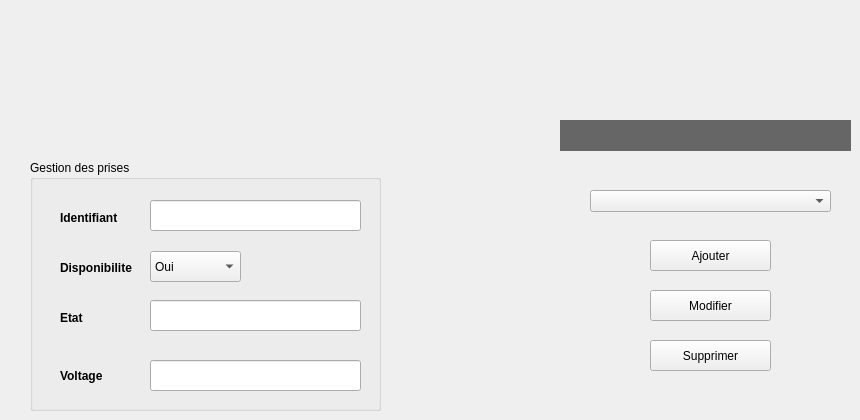
      <widget class="QWidget" name="Reservation_3">
       <attribute name="title">
        <string>PRISES</string>
       </attribute>
       <widget class="QGroupBox" name="GestionPrises_2">
        <property name="geometry">
         <rect>
          <x>30</x>
          <y>160</y>
          <width>351</width>
          <height>251</height>
         </rect>
        </property>
        <property name="title">
         <string>Gestion des prises</string>
        </property>
        <widget class="QLabel" name="label_dispo">
         <property name="geometry">
          <rect>
           <x>30</x>
           <y>100</y>
           <width>101</width>
           <height>16</height>
          </rect>
         </property>
         <property name="font">
          <font>
           <weight>75</weight>
           <bold>true</bold>
          </font>
         </property>
         <property name="text">
          <string>Disponibilite</string>
         </property>
        </widget>
        <widget class="QLabel" name="label_id">
         <property name="geometry">
          <rect>
           <x>30</x>
           <y>50</y>
           <width>111</width>
           <height>16</height>
          </rect>
         </property>
         <property name="font">
          <font>
           <weight>75</weight>
           <bold>true</bold>
          </font>
         </property>
         <property name="text">
          <string>Identifiant</string>
         </property>
        </widget>
        <widget class="QLineEdit" name="line_id">
         <property name="geometry">
          <rect>
           <x>120</x>
           <y>40</y>
           <width>211</width>
           <height>31</height>
          </rect>
         </property>
        </widget>
        <widget class="QLineEdit" name="line_voltage">
         <property name="geometry">
          <rect>
           <x>120</x>
           <y>200</y>
           <width>211</width>
           <height>31</height>
          </rect>
         </property>
        </widget>
        <widget class="QLabel" name="label_votage">
         <property name="geometry">
          <rect>
           <x>30</x>
           <y>200</y>
           <width>71</width>
           <height>31</height>
          </rect>
         </property>
         <property name="font">
          <font>
           <weight>75</weight>
           <bold>true</bold>
          </font>
         </property>
         <property name="text">
          <string>Voltage</string>
         </property>
        </widget>
        <widget class="QLabel" name="label_etat">
         <property name="geometry">
          <rect>
           <x>30</x>
           <y>150</y>
           <width>101</width>
           <height>16</height>
          </rect>
         </property>
         <property name="font">
          <font>
           <weight>75</weight>
           <bold>true</bold>
          </font>
         </property>
         <property name="text">
          <string>Etat</string>
         </property>
        </widget>
        <widget class="QLineEdit" name="line_etat">
         <property name="geometry">
          <rect>
           <x>120</x>
           <y>140</y>
           <width>211</width>
           <height>31</height>
          </rect>
         </property>
        </widget>
        <widget class="QComboBox" name="comboBox_dispo">
         <property name="geometry">
          <rect>
           <x>120</x>
           <y>91</y>
           <width>91</width>
           <height>31</height>
          </rect>
         </property>
         <item>
          <property name="text">
           <string>Oui</string>
          </property>
         </item>
         <item>
          <property name="text">
           <string>Non</string>
          </property>
         </item>
        </widget>
       </widget>
       <widget class="QPushButton" name="push_ajouter">
        <property name="geometry">
         <rect>
          <x>650</x>
          <y>240</y>
          <width>121</width>
          <height>31</height>
         </rect>
        </property>
        <property name="styleSheet">
         <string notr="true">/*QPushButton {

	border :2px solid gray ;
	border-radius: 10px;
	padding :0 8px;
	background: rgb(207,181,59);
background:rgb(255,215,0);
}*/
</string>
        </property>
        <property name="text">
         <string>Ajouter</string>
        </property>
       </widget>
       <widget class="QPushButton" name="push_modifier">
        <property name="geometry">
         <rect>
          <x>650</x>
          <y>290</y>
          <width>121</width>
          <height>31</height>
         </rect>
        </property>
        <property name="styleSheet">
         <string notr="true">/*QPushButton {

	border :2px solid gray ;
	border-radius: 10px;
	padding :0 8px;
	background: rgb(207,181,59);
background:rgb(255,215,0);
}*/
</string>
        </property>
        <property name="text">
         <string>Modifier</string>
        </property>
       </widget>
       <widget class="QPushButton" name="push_supprimer">
        <property name="geometry">
         <rect>
          <x>650</x>
          <y>340</y>
          <width>121</width>
          <height>31</height>
         </rect>
        </property>
        <property name="styleSheet">
         <string notr="true">/*QPushButton {

	border :2px solid gray ;
	border-radius: 10px;
	padding :0 8px;
	background: rgb(207,181,59);
background:rgb(255,215,0);
}*/
</string>
        </property>
        <property name="text">
         <string>Supprimer</string>
        </property>
       </widget>
       <widget class="QComboBox" name="comboBox_id">
        <property name="geometry">
         <rect>
          <x>590</x>
          <y>190</y>
          <width>241</width>
          <height>22</height>
         </rect>
        </property>
       </widget>
       <widget class="QLabel" name="label_info">
        <property name="geometry">
         <rect>
          <x>560</x>
          <y>120</y>
          <width>291</width>
          <height>31</height>
         </rect>
        </property>
        <property name="font">
         <font>
          <family>Montserrat Medium</family>
          <pointsize>11</pointsize>
         </font>
        </property>
        <property name="styleSheet">
         <string notr="true">background-color: #666666;
	border: 2px solid rgb(102, 102, 102);

</string>
        </property>
        <property name="text">
         <string/>
        </property>
        <property name="alignment">
         <set>Qt::AlignCenter</set>
        </property>
       </widget>
      </widget>
